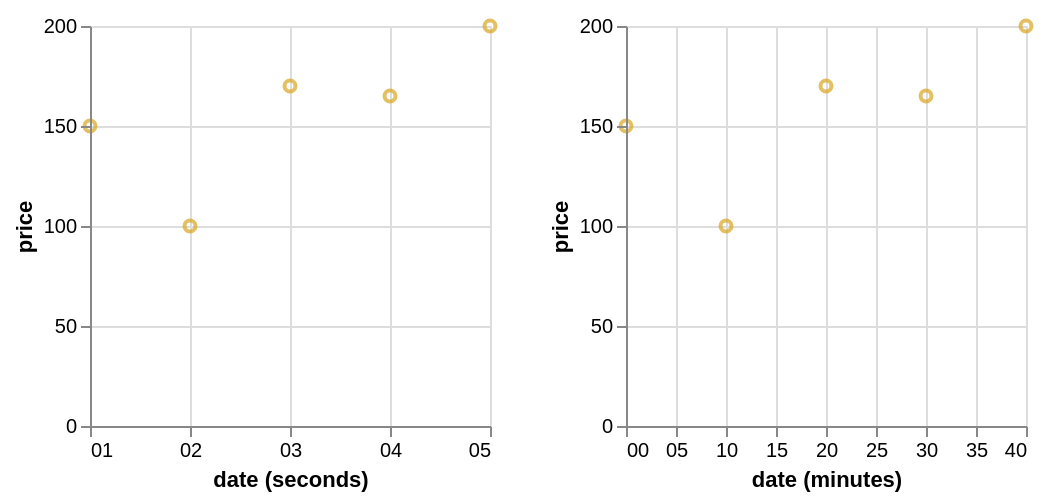

Source (Vega-Lite JSON):
### Vega specification from a JSON file in a GitHub repository (floating-point values rounded to 4 significant figures)
{"$schema": "https://vega.github.io/schema/vega/v5.json", "autosize": "pad", "padding": 5, "height": 200, "data": [{"name": "brush_store"}, {"name": "source_0", "values": [{"date": "Sun, 01 Jan 2012 23:00:01", "price": 150}, {"date": "Sun, 02 Jan 2012 00:10:02", "price": 100}, {"date": "Sun, 02 Jan 2012 01:20:03", "price": 170}, {"date": "Sun, 02 Jan 2012 02:30:04", "price": 165}, {"date": "Sun, 02 Jan 2012 03:40:05", "price": 200}]}, {"name": "data_0", "source": "source_0", "transform": [{"type": "formula", "expr": "toDate(datum[\"date\"])", "as": "date"}, {"type": "formula", "expr": "toNumber(datum[\"price\"])", "as": "price"}, {"type": "formula", "as": "seconds_date", "expr": "datetime(0, 0, 1, 0, 0, seconds(datum[\"date\"]), 0)"}]}, {"name": "data_1", "source": "data_0", "transform": [{"type": "filter", "expr": "datum[\"seconds_date\"] !== null && !isNaN(datum[\"seconds_date\"]) && datum[\"price\"] !== null && !isNaN(datum[\"price\"])"}]}, {"name": "data_2", "source": "data_0", "transform": [{"type": "filter", "expr": "!(length(data(\"brush_store\"))) || (vlSelectionTest(\"brush_store\", datum))"}, {"type": "formula", "as": "minutes_date", "expr": "datetime(0, 0, 1, 0, minutes(datum[\"date\"]), 0, 0)"}, {"type": "filter", "expr": "datum[\"minutes_date\"] !== null && !isNaN(datum[\"minutes_date\"]) && datum[\"price\"] !== null && !isNaN(datum[\"price\"])"}]}], "signals": [{"name": "concat_0_width", "value": 200}, {"name": "concat_1_width", "value": 200}, {"name": "unit", "value": {}, "on": [{"events": "mousemove", "update": "isTuple(group()) ? group() : unit"}]}, {"name": "brush", "update": "vlSelectionResolve(\"brush_store\")"}], "layout": {"padding": 20, "bounds": "full", "align": "each"}, "marks": [{"type": "group", "name": "concat_0_group", "style": "cell", "encode": {"update": {"width": {"signal": "concat_0_width"}, "height": {"signal": "height"}}}, "signals": [{"name": "brush_x", "value": [], "on": [{"events": {"source": "scope", "type": "mousedown", "filter": ["!event.item || event.item.mark.name !== \"brush_brush\""]}, "update": "[x(unit), x(unit)]"}, {"events": {"source": "window", "type": "mousemove", "consume": true, "between": [{"source": "scope", "type": "mousedown", "filter": ["!event.item || event.item.mark.name !== \"brush_brush\""]}, {"source": "window", "type": "mouseup"}]}, "update": "[brush_x[0], clamp(x(unit), 0, concat_0_width)]"}, {"events": {"signal": "brush_scale_trigger"}, "update": "[scale(\"concat_0_x\", brush_seconds_date[0]), scale(\"concat_0_x\", brush_seconds_date[1])]"}, {"events": {"signal": "brush_translate_delta"}, "update": "clampRange(panLinear(brush_translate_anchor.extent_x, brush_translate_delta.x / span(brush_translate_anchor.extent_x)), 0, concat_0_width)"}, {"events": {"signal": "brush_zoom_delta"}, "update": "clampRange(zoomLinear(brush_x, brush_zoom_anchor.x, brush_zoom_delta), 0, concat_0_width)"}, {"events": [{"source": "scope", "type": "dblclick"}], "update": "[0, 0]"}]}, {"name": "brush_seconds_date", "on": [{"events": {"signal": "brush_x"}, "update": "brush_x[0] === brush_x[1] ? null : invert(\"concat_0_x\", brush_x)"}]}, {"name": "brush_scale_trigger", "value": {}, "on": [{"events": [{"scale": "concat_0_x"}], "update": "(!isArray(brush_seconds_date) || (+invert(\"concat_0_x\", brush_x)[0] === +brush_seconds_date[0] && +invert(\"concat_0_x\", brush_x)[1] === +brush_seconds_date[1])) ? brush_scale_trigger : {}"}]}, {"name": "brush_tuple", "on": [{"events": [{"signal": "brush_seconds_date"}], "update": "brush_seconds_date ? {unit: \"concat_0\", fields: brush_tuple_fields, values: [brush_seconds_date]} : null"}]}, {"name": "brush_tuple_fields", "value": [{"field": "seconds_date", "channel": "x", "type": "R"}]}, {"name": "brush_translate_anchor", "value": {}, "on": [{"events": [{"source": "scope", "type": "mousedown", "markname": "brush_brush"}], "update": "{x: x(unit), y: y(unit), extent_x: slice(brush_x)}"}]}, {"name": "brush_translate_delta", "value": {}, "on": [{"events": [{"source": "window", "type": "mousemove", "consume": true, "between": [{"source": "scope", "type": "mousedown", "markname": "brush_brush"}, {"source": "window", "type": "mouseup"}]}], "update": "{x: brush_translate_anchor.x - x(unit), y: brush_translate_anchor.y - y(unit)}"}]}, {"name": "brush_zoom_anchor", "on": [{"events": [{"source": "scope", "type": "wheel", "consume": true, "markname": "brush_brush"}], "update": "{x: x(unit), y: y(unit)}"}]}, {"name": "brush_zoom_delta", "on": [{"events": [{"source": "scope", "type": "wheel", "consume": true, "markname": "brush_brush"}], "force": true, "update": "pow(1.001, event.deltaY * pow(16, event.deltaMode))"}]}, {"name": "brush_modify", "update": "modify(\"brush_store\", brush_tuple, true)"}], "marks": [{"name": "brush_brush_bg", "type": "rect", "clip": true, "encode": {"enter": {"fill": {"value": "#333"}, "fillOpacity": {"value": 0.125}}, "update": {"x": [{"test": "data(\"brush_store\").length && data(\"brush_store\")[0].unit === \"concat_0\"", "signal": "brush_x[0]"}, {"value": 0}], "y": [{"test": "data(\"brush_store\").length && data(\"brush_store\")[0].unit === \"concat_0\"", "value": 0}, {"value": 0}], "x2": [{"test": "data(\"brush_store\").length && data(\"brush_store\")[0].unit === \"concat_0\"", "signal": "brush_x[1]"}, {"value": 0}], "y2": [{"test": "data(\"brush_store\").length && data(\"brush_store\")[0].unit === \"concat_0\"", "field": {"group": "height"}}, {"value": 0}]}}}, {"name": "concat_0_marks", "type": "symbol", "style": ["point"], "from": {"data": "data_1"}, "encode": {"update": {"opacity": {"value": 0.7}, "fill": {"value": "transparent"}, "stroke": [{"test": "!(length(data(\"brush_store\"))) || (vlSelectionTest(\"brush_store\", datum))", "value": "goldenrod"}, {"value": "steelblue"}], "tooltip": {"signal": "{\"date (seconds)\": timeFormat(datum[\"seconds_date\"], '%S'), \"price\": format(datum[\"price\"], \"\")}"}, "x": {"scale": "concat_0_x", "field": "seconds_date"}, "y": {"scale": "concat_0_y", "field": "price"}}}}, {"name": "brush_brush", "type": "rect", "clip": true, "encode": {"enter": {"fill": {"value": "transparent"}}, "update": {"x": [{"test": "data(\"brush_store\").length && data(\"brush_store\")[0].unit === \"concat_0\"", "signal": "brush_x[0]"}, {"value": 0}], "y": [{"test": "data(\"brush_store\").length && data(\"brush_store\")[0].unit === \"concat_0\"", "value": 0}, {"value": 0}], "x2": [{"test": "data(\"brush_store\").length && data(\"brush_store\")[0].unit === \"concat_0\"", "signal": "brush_x[1]"}, {"value": 0}], "y2": [{"test": "data(\"brush_store\").length && data(\"brush_store\")[0].unit === \"concat_0\"", "field": {"group": "height"}}, {"value": 0}], "stroke": [{"test": "brush_x[0] !== brush_x[1]", "value": "white"}, {"value": null}]}}}], "axes": [{"scale": "concat_0_x", "orient": "bottom", "grid": false, "title": "date (seconds)", "labelFlush": true, "labelOverlap": true, "tickCount": {"signal": "ceil(concat_0_width/40)"}, "encode": {"labels": {"update": {"text": {"signal": "timeFormat(datum.value, '%S')"}}}}, "zindex": 1}, {"scale": "concat_0_x", "orient": "bottom", "gridScale": "concat_0_y", "grid": true, "tickCount": {"signal": "ceil(concat_0_width/40)"}, "domain": false, "labels": false, "maxExtent": 0, "minExtent": 0, "ticks": false, "zindex": 0}, {"scale": "concat_0_y", "orient": "left", "grid": false, "title": "price", "labelOverlap": true, "tickCount": {"signal": "ceil(height/40)"}, "zindex": 1}, {"scale": "concat_0_y", "orient": "left", "gridScale": "concat_0_x", "grid": true, "tickCount": {"signal": "ceil(height/40)"}, "domain": false, "labels": false, "maxExtent": 0, "minExtent": 0, "ticks": false, "zindex": 0}]}, {"type": "group", "name": "concat_1_group", "style": "cell", "encode": {"update": {"width": {"signal": "concat_1_width"}, "height": {"signal": "height"}}}, "marks": [{"name": "concat_1_marks", "type": "symbol", "style": ["point"], "from": {"data": "data_2"}, "encode": {"update": {"opacity": {"value": 0.7}, "fill": {"value": "transparent"}, "stroke": {"value": "goldenrod"}, "tooltip": {"signal": "{\"date (minutes)\": timeFormat(datum[\"minutes_date\"], '%M'), \"price\": format(datum[\"price\"], \"\")}"}, "x": {"scale": "concat_1_x", "field": "minutes_date"}, "y": {"scale": "concat_1_y", "field": "price"}}}}], "axes": [{"scale": "concat_1_x", "orient": "bottom", "grid": false, "title": "date (minutes)", "labelFlush": true, "labelOverlap": true, "tickCount": {"signal": "ceil(concat_1_width/40)"}, "encode": {"labels": {"update": {"text": {"signal": "timeFormat(datum.value, '%M')"}}}}, "zindex": 1}, {"scale": "concat_1_x", "orient": "bottom", "gridScale": "concat_1_y", "grid": true, "tickCount": {"signal": "ceil(concat_1_width/40)"}, "domain": false, "labels": false, "maxExtent": 0, "minExtent": 0, "ticks": false, "zindex": 0}, {"scale": "concat_1_y", "orient": "left", "grid": false, "title": "price", "labelOverlap": true, "tickCount": {"signal": "ceil(height/40)"}, "zindex": 1}, {"scale": "concat_1_y", "orient": "left", "gridScale": "concat_1_x", "grid": true, "tickCount": {"signal": "ceil(height/40)"}, "domain": false, "labels": false, "maxExtent": 0, "minExtent": 0, "ticks": false, "zindex": 0}]}], "scales": [{"name": "concat_0_x", "type": "time", "domain": {"data": "data_1", "field": "seconds_date"}, "range": [0, {"signal": "concat_0_width"}]}, {"name": "concat_0_y", "type": "linear", "domain": {"data": "data_1", "field": "price"}, "range": [{"signal": "height"}, 0], "nice": true, "zero": true}, {"name": "concat_1_x", "type": "time", "domain": {"data": "data_2", "field": "minutes_date"}, "range": [0, {"signal": "concat_1_width"}]}, {"name": "concat_1_y", "type": "linear", "domain": {"data": "data_2", "field": "price"}, "range": [{"signal": "height"}, 0], "nice": true, "zero": true}]}
